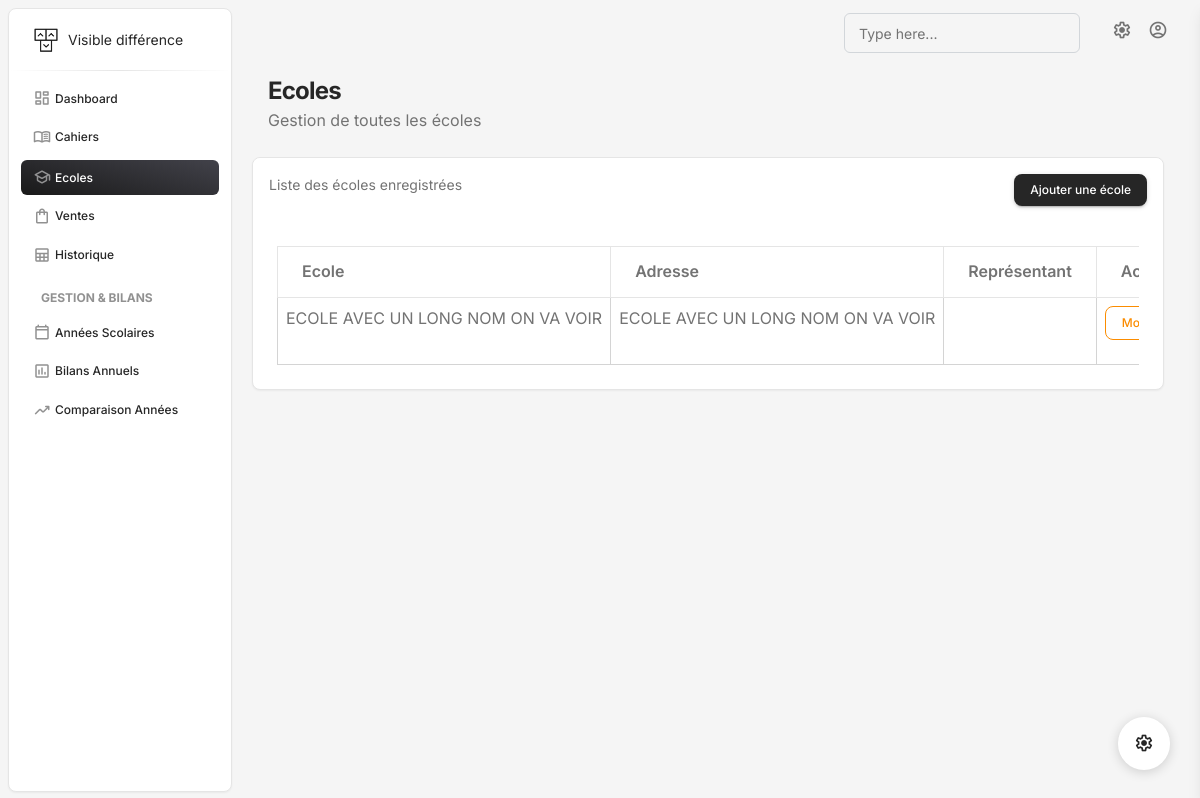
The app's page /ecoles, older data.
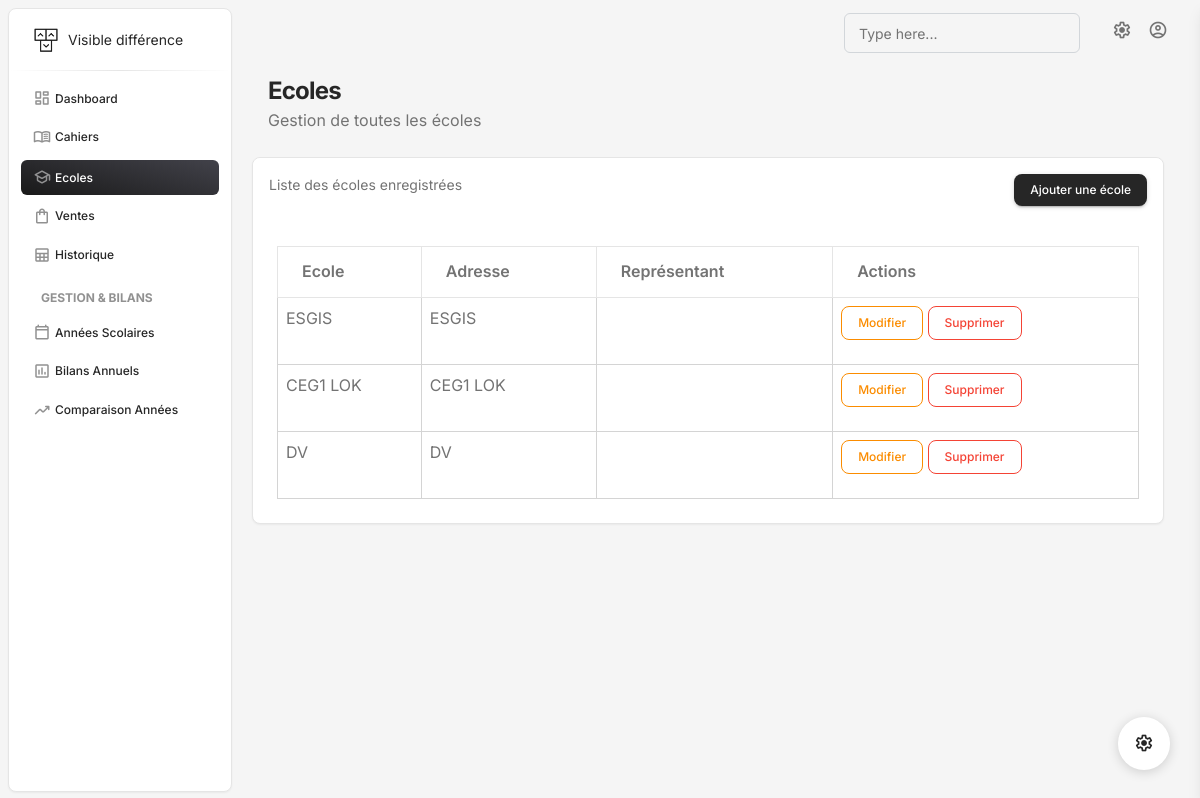
The same page, newer data.
### gestion/models.py (models this page shows, shortened)
class Ecoles(models.Model):
    id = models.UUIDField(primary_key=True, default=uuid.uuid4, editable=False)
    nom = models.TextField()
    adresse = models.TextField()
    representant = models.TextField(default='', blank=True)
    created_at = models.DateTimeField(auto_now_add=True)
    updated_at = models.DateTimeField(auto_now=True)

### gestion/Views/school.py (the view)
# urls.py: path('ecoles', allecoles, name='ecoles'),
def allecoles(request):
    ecoles = Ecoles.objects.all()
    return render(request, 'ecoles.html', {'ecoles': ecoles})

### gestion/templates/ecoles.html (shortened to what this page needs)
{% extends "base.html" %}
{% block content %}
{% load static %}
<div class="container-fluid py-2">
  <div class="row">
    <div class="ms-3">
      <h3 class="mb-0 h4 font-weight-bolder">Ecoles</h3>
      <p class="mb-4">Gestion de toutes les écoles</p>
    </div>
    <div class="row mb-4">
<div class="col-lg-12 col-md-6 mb-md-0 mb-4">
        <div class="card">
          <div class="card-header pb-0">
            <div class="row">
              <div class="col-lg-6 col-7">
                <p class="text-sm mb-0"><span>Liste des écoles enregistrées</span></p>
              </div>
              <div class="col-lg-6 col-5 text-end">
                <button
                  class="btn btn-sm btn-dark"
                  data-bs-toggle="modal"
                  data-bs-target="#addEcoleModal"
                >
                  Ajouter une école
                </button>
              </div>
            </div>
          </div>
          <div class="card-body p-4 pb-2">
            <div class="table-responsive">
              <table class="table table-bordered">
                <thead>
                  <tr>
                    <th scope="col">Ecole</th>
                    <th scope="col">Adresse</th>
                    <th scope="col">Représentant</th>
                    <th scope="col">Actions</th>
                  </tr>
                </thead>
                <tbody>
                  {% for ecole in ecoles %}
                  <tr>
                    <td class="border">{{ ecole.nom }}</td>
                    <td class="border">{{ ecole.adresse }}</td>
                    <td class="border">{{ ecole.representant }}</td>
                    <td class="border">
                      <a
                        href="#"
                        class="btn btn-sm btn-outline-warning"
                        data-bs-toggle="modal"
                        data-bs-target="#addEcoleModal"
                        data-id="{{ ecole.id }}"
                        data-nom="{{ ecole.nom }}"
                        data-adresse="{{ ecole.adresse }}"
                        data-representant="{{ ecole.representant }}"
                        title="Modifier"
                      >Modifier
                      </a>
                      <a
                        href="{% url 'supprimer_ecole' ecole.id %}"
                        class="btn btn-sm btn-outline-danger"
                        title="Supprimer"
                        onclick="return confirm('Êtes-vous sûr de vouloir supprimer cette école ?')"
                      >Supprimer
                      </a>
                    </td>
                  </tr>
                  {% empty %}
                  <tr>
                    <td colspan="4" class="text-center">
                      Aucune école disponible.
                    </td>
                  </tr>
                  {% endfor %}
                </tbody>
              </table>
            </div>
          </div>
        </div>
      </div>
    </div>
  </div>
</div>
{% endblock %}

Row changes from the older to the newer data that the page shows:
removed Ecoles: nom "ECOLE AVEC UN LONG NOM ON VA VOIR", adresse "ECOLE AVEC UN LONG NOM ON VA VOIR"
added Ecoles: nom "ESGIS", adresse "ESGIS"
added Ecoles: nom "CEG1 LOK", adresse "CEG1 LOK"
added Ecoles: nom "DV", adresse "DV"
